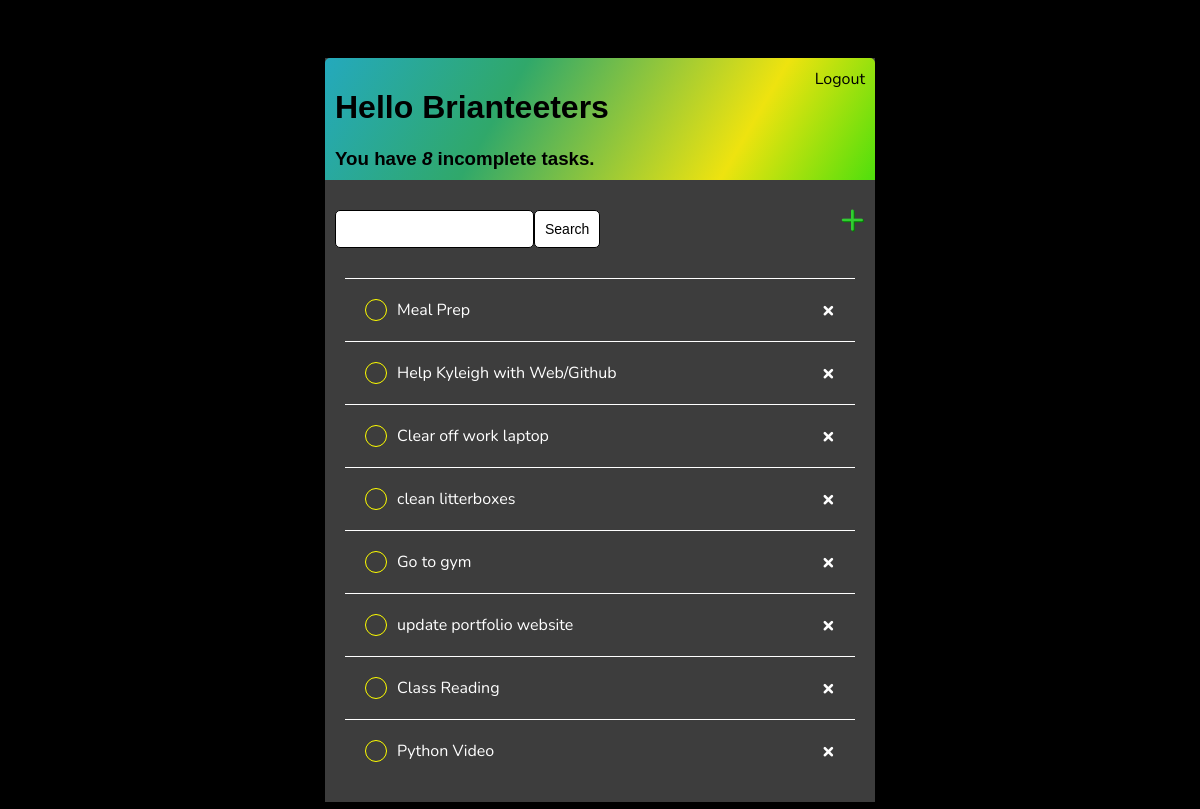
The app's page / (signed in), older data.
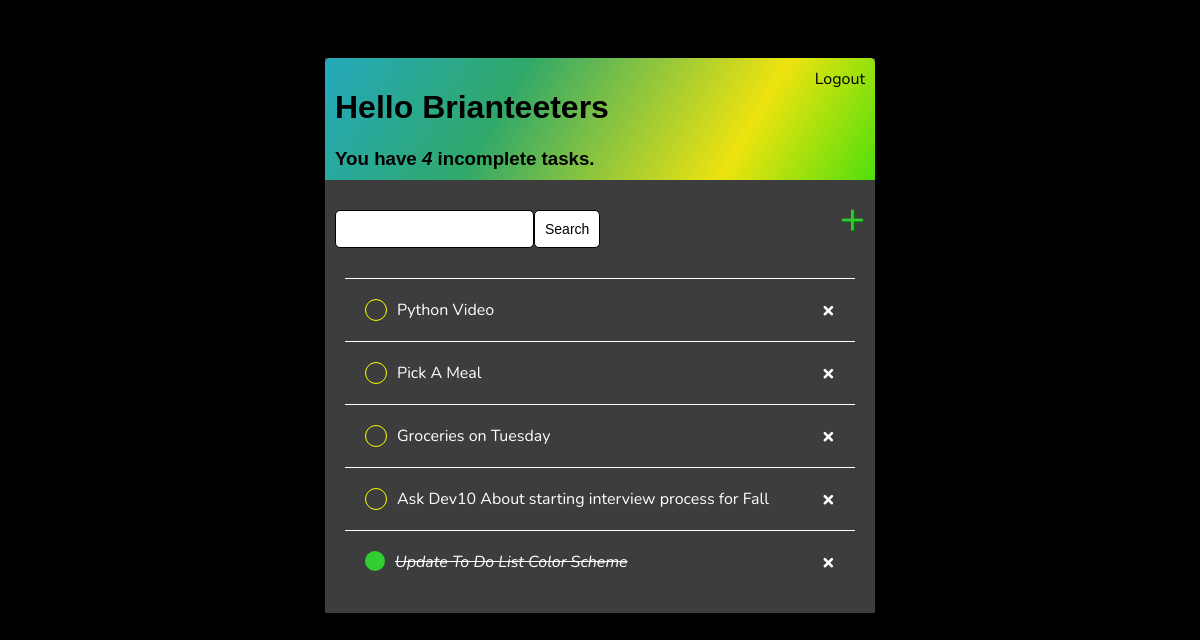
The same page, newer data.
### base/models.py (models this page shows)
class Task(models.Model):
    user = models.ForeignKey(
        User, on_delete=models.CASCADE,
        null=True,
        blank=True
    )
    title = models.CharField(
        max_length=200
    )
    description = models.TextField(
        null=True,
        blank=True
    )
    complete = models.BooleanField(
        default=False
    )
    created = models.DateTimeField(
        auto_now_add=True
    )
    def __str__(self):
        return self.title
    class Meta:
        ordering = ['complete']

### base/views.py (the view)
# urls.py: path('', TaskList.as_view(), name='tasks'),
class TaskList(LoginRequiredMixin, ListView):
    model = Task
    context_object_name = 'tasks'
    def get_context_data(self, **kwargs):
        context = super().get_context_data(**kwargs)
        context['tasks'] = context['tasks'].filter(user=self.request.user)
        context['count'] = context['tasks'].filter(complete=False).count()
        search_input = self.request.GET.get('search-area') or ''
        if search_input:
            context['tasks'] = context['tasks'].filter(
                title__icontains=search_input)
        context['search_input'] = search_input
        return context

### base/templates/base/task_list.html
{% extends 'base/main.html' %}
{% block content %}
<div class="header-bar">
    <div>
        <h1>Hello {{request.user|title}}</h1>
        <h3 style="margin:0">You have <i>{{count}}</i> incomplete task{{ count|pluralize:"s" }}.</h3>
    </div>
    {% if request.user.is_authenticated %}
    <a href="{% url 'logout' %}">Logout</a>
    {% else %}
    <a href="{% url 'login' %}">Login</a>
    {% endif %}
</div>
<div id="search-add-wrapper">
    <form method="GET" style="margin-top:20px;display:flex;">
        <input type="text" name="search-area" value="{{search_input}}">
        <input class="button" type="submit" value='Search'>
    </form>
    <a id="add-link" href="{% url 'task-create' %}">&#x2b;</a>
</div>
<div class="card-body task-items-wrapper">
    {% for task in tasks %}
        <div class="task-wrapper">
            {% if task.complete %}
            <div class="task-title">
                <div class="task-complete-icon"></div>
                <i><s><a href="{% url 'task-update' task.id %}">{{task}}</a></s></i>
            </div>
            <a class="delete-link" href="{% url 'task-delete' task.id %}">&#215;</a>
            {% else %}
            <div class="task-title">
                <div class="task-incomplete-icon"></div>
                <a href="{% url 'task-update' task.id %}">{{task}}</a>
            </div>
            <a class="delete-link" href="{% url 'task-delete' task.id %}">&#215;</a>
            {% endif %}
        </div>
    {% empty %}
    <h3>No Items in List</h3>
    {% endfor %}
</div>
{% endblock content %}

### base/templates/base/main.html (shortened to what this page needs)
<!DOCTYPE html>
<html lang="en">
<head>
</head>
<body>
    <div class="container">
        {% block content %}
        {% endblock content %}
    </div>
</body>
</html>

### base/templates/base/main.html (style rules this page uses)
body { background-color: black; font-family: 'Nunito', sans-serif; padding-top: 50px; }
h1,h2,h3,h4,h5,h6 { font-family: 'Raleway', sans-serif; }
a,p { color: #4b5156; }
.container { max-width: 550px; margin: auto; background-color: #3d3d3d; -webkit-box-shadow: 2px 2px 13px -4px rgba(0,0,0,0.21); box-shadow: 2px 2px 13px -4px rgba(0,0,0,0.21); }
.header-bar { display: flex; justify-content: space-between; color: black; padding: 10px; border-radius: 5px 5px 0 0; background: linear-gradient(120deg, rgb(36, 169, 189) 0%, rgb(48, 168, 106) 33%, rgb(238, 227, 15) 75%, rgb(79, 223, 12) 100%); }
.header-bar a { color: black; text-decoration: none; }
.task-wrapper { display: flex; align-items: center; justify-content: space-between; padding: 20px; background-color: #3d3d3d; border-top: 1px solid white; }
.task-title { display: flex; }
.task-title a { text-decoration: none; color: white; margin-left: 10px; }
.task-title s { text-decoration-color: white; }
.task-complete-icon { height: 20px; width: 20px; background-color: limegreen; border-radius: 50%; }
.task-incomplete-icon { height: 20px; width: 20px; background-color: #3d3d3d; border-radius: 50%; border: 1px solid yellow; }
.delete-link { text-decoration: none; font-weight: 900; color: white; font-size: 22px; line-height: 0; }
#search-add-wrapper { display: flex; justify-content: space-between; align-items: center; padding: 10px; }
#add-link { color: limegreen; text-decoration: none; font-size: 42px; text-shadow: 1px 1px green; }
input[type=text], input[type=password], textarea { border: 1px solid black; border-radius: 5px; padding: 10px; width: 90%; }
.button { border: 1px solid black; background-color: white; color: black; padding: 10px; font-size: 14px; border-radius: 5px; cursor: pointer; text-decoration: none; }
.card-body { padding: 20px; color: white; }
.card-body a { color: white; }

Row changes from the older to the newer data that the page shows:
removed Task: title "Meal Prep"
removed Task: title "Help Kyleigh with Web/Github"
removed Task: title "Clear off work laptop"
removed Task: title "clean litterboxes"
removed Task: title "Go to gym"
removed Task: title "update portfolio website"
removed Task: title "Class Reading"
added Task: title "Pick A Meal"
added Task: title "Groceries on Tuesday"
added Task: title "Ask Dev10 About starting interview process for Fall"
added Task: title "Update To Do List Color Scheme"
Text that changed along with them:
{{ count }}: "8" → "4"
